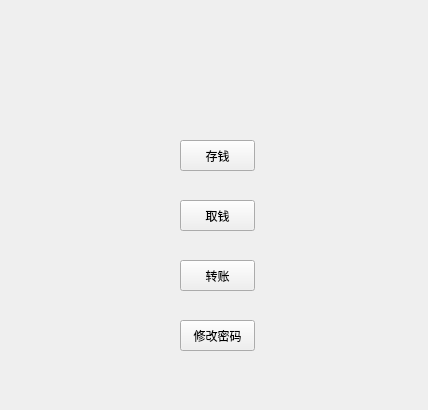
<?xml version="1.0" encoding="UTF-8"?>
<ui version="4.0">
 <class>MainWindow</class>
 <widget class="QWidget" name="MainWindow">
  <property name="geometry">
   <rect>
    <x>0</x>
    <y>0</y>
    <width>428</width>
    <height>410</height>
   </rect>
  </property>
  <property name="windowTitle">
   <string>Form</string>
  </property>
  <widget class="QLabel" name="label">
   <property name="geometry">
    <rect>
     <x>0</x>
     <y>0</y>
     <width>1061</width>
     <height>101</height>
    </rect>
   </property>
   <property name="text">
    <string/>
   </property>
   <property name="pixmap">
    <pixmap resource="chat.qrc">:/image/mazebank.png</pixmap>
   </property>
   <property name="scaledContents">
    <bool>true</bool>
   </property>
  </widget>
  <widget class="QPushButton" name="btn_trans">
   <property name="geometry">
    <rect>
     <x>180</x>
     <y>260</y>
     <width>75</width>
     <height>31</height>
    </rect>
   </property>
   <property name="text">
    <string>转账</string>
   </property>
  </widget>
  <widget class="QLabel" name="label_2">
   <property name="geometry">
    <rect>
     <x>-40</x>
     <y>380</y>
     <width>631</width>
     <height>21</height>
    </rect>
   </property>
   <property name="text">
    <string/>
   </property>
   <property name="pixmap">
    <pixmap resource="chat.qrc">:/image/barmazebank.png</pixmap>
   </property>
   <property name="scaledContents">
    <bool>true</bool>
   </property>
  </widget>
  <widget class="QPushButton" name="btn_take">
   <property name="geometry">
    <rect>
     <x>180</x>
     <y>200</y>
     <width>75</width>
     <height>31</height>
    </rect>
   </property>
   <property name="text">
    <string>取钱</string>
   </property>
  </widget>
  <widget class="QPushButton" name="btn_save">
   <property name="geometry">
    <rect>
     <x>180</x>
     <y>140</y>
     <width>75</width>
     <height>31</height>
    </rect>
   </property>
   <property name="text">
    <string>存钱</string>
   </property>
  </widget>
  <widget class="QPushButton" name="btn_change">
   <property name="geometry">
    <rect>
     <x>180</x>
     <y>320</y>
     <width>75</width>
     <height>31</height>
    </rect>
   </property>
   <property name="text">
    <string>修改密码</string>
   </property>
  </widget>
 </widget>
 <resources>
  <include location="chat.qrc"/>
 </resources>
 <connections/>
</ui>
